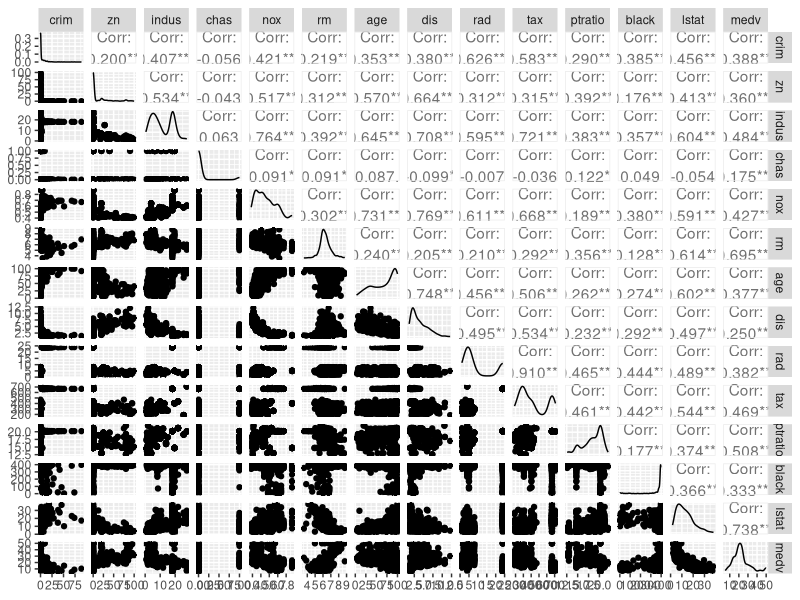
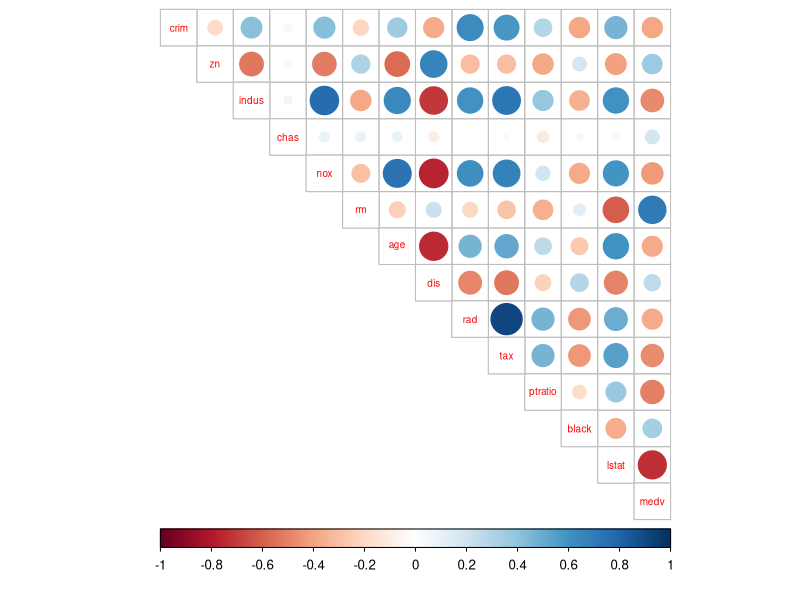
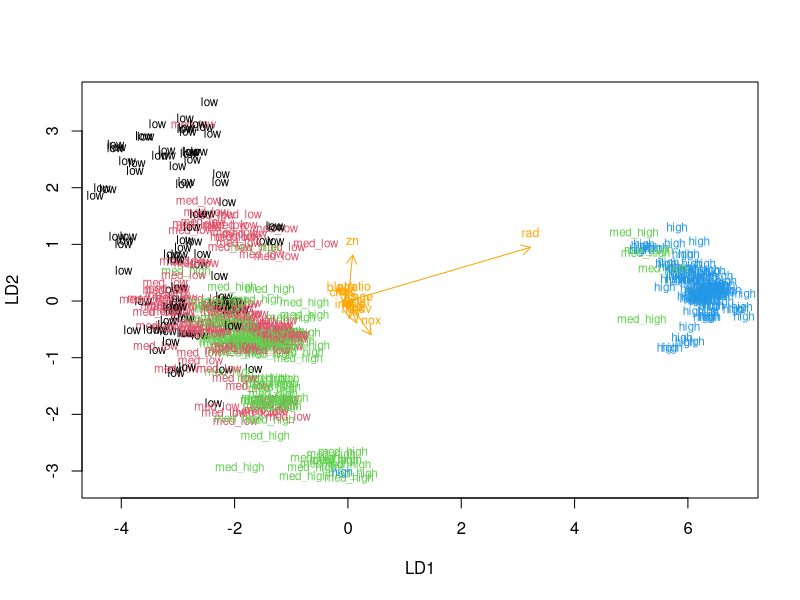
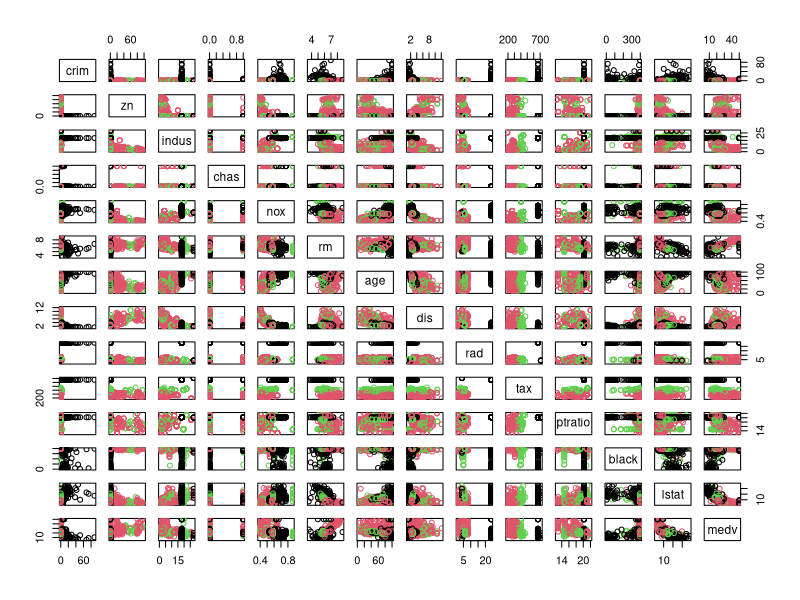
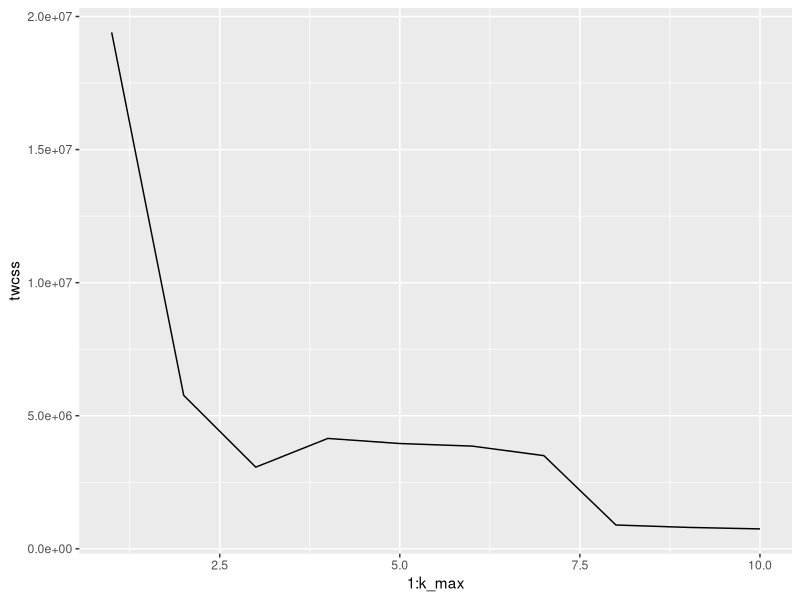
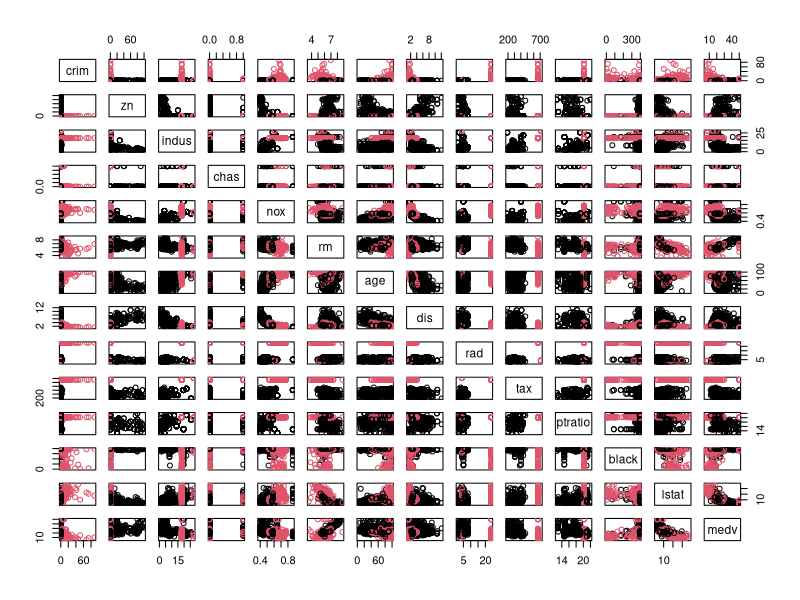

The R script that drew these images, in order:
## ---- chunk 1
library(MASS)
library(tidyr)
library(corrplot)
library(GGally)
data("Boston")
#explore the struction of the data set 
str(Boston)
summary(Boston)
p <- ggpairs(Boston, lower = list(combo = wrap("facethist", bins = 20)))
p
# calculate the correlation matrix and round it
cor_matrix<-cor(Boston) %>% round(digits = 2)
# print the correlation matrix
cor_matrix
# visualize the correlation matrix
corrplot(cor_matrix, method="circle", type="upper", cl.pos="b", tl.pos="d", tl.cex = 0.6)
## ---- chunk 2
# center and standardize variables
boston_scaled <- scale(Boston)
summary(boston_scaled)
# class of the boston_scaled object
class(boston_scaled)
# change the object to data frame
boston_scaled <- as.data.frame(boston_scaled)
# summary of the scaled crime rate
summary(boston_scaled$crim)
# create a quantile vector of crim and print it
bins <- quantile(boston_scaled$crim)
# create a categorical variable 'crime'
crime <- cut(boston_scaled$crim, breaks = bins, include.lowest = TRUE, labels = c("low", "med_low", "med_high", "high"))
# look at the table of the new factor crime
table(crime)
# remove original crim from the dataset
boston_scaled <- dplyr::select(boston_scaled, -crim)
# add the new categorical value to scaled data
boston_scaled <- data.frame(boston_scaled, crime)
# number of rows in the Boston dataset 
n <- nrow(boston_scaled)
n
# choose randomly 80% of the rows
ind <- sample(n,  size = n * 0.8)
# create train set
train <- boston_scaled[ind,]
# create test set 
test <- boston_scaled[-ind,]
# save the correct classes from test data
correct_classes <- test$crime
# remove the crime variable from test data
test <- dplyr::select(test, -crime)
## ---- chunk 3
# linear discriminant analysis
lda.fit <- lda(crime ~ ., data = train)
# print the lda.fit object
lda.fit
# the function for lda biplot arrows
lda.arrows <- function(x, myscale = 1, arrow_heads = 0.1, color = "orange", tex = 0.75, choices = c(1,2)){
  heads <- coef(x)
  arrows(x0 = 0, y0 = 0, 
         x1 = myscale * heads[,choices[1]], 
         y1 = myscale * heads[,choices[2]], col=color, length = arrow_heads)
  text(myscale * heads[,choices], labels = row.names(heads), 
       cex = tex, col=color, pos=3)
}

# target classes as numeric
classes <- as.numeric(train$crime)
# plot the lda results
plot(lda.fit, dimen = 2, col = classes, pch = classes)
lda.arrows(lda.fit, myscale = 1)


## ---- chunk 4
# predict classes with test data
lda.pred <- predict(lda.fit, newdata = test)

# cross tabulate the results
table(correct = correct_classes, predicted = lda.pred$class)

## ---- chunk 5
data("Boston")
boston_scaled_k <- scale(Boston)
summary(boston_scaled_k)
# euclidean distance matrix
dist_eu <- dist(boston_scaled_k)

# look at the summary of the distances
summary(dist_eu)

# manhattan distance matrix
dist_man <- dist(Boston, method = 'manhattan')

# look at the summary of the distances
summary(dist_man)

km <-kmeans(Boston, centers = 3)

# plot the Boston dataset with clusters
pairs(Boston, col = km$cluster)

# Boston dataset is available
set.seed(123)

# determine the number of clusters
k_max <- 10

# calculate the total within sum of squares
twcss <- sapply(1:k_max, function(k){kmeans(Boston, k)$tot.withinss})

# visualize the results
library(ggplot2)
qplot(x = 1:k_max, y = twcss, geom = 'line')

# k-means clustering
km <-kmeans(Boston, centers = 2)

# plot the Boston dataset with clusters
pairs(Boston, col = km$cluster)
